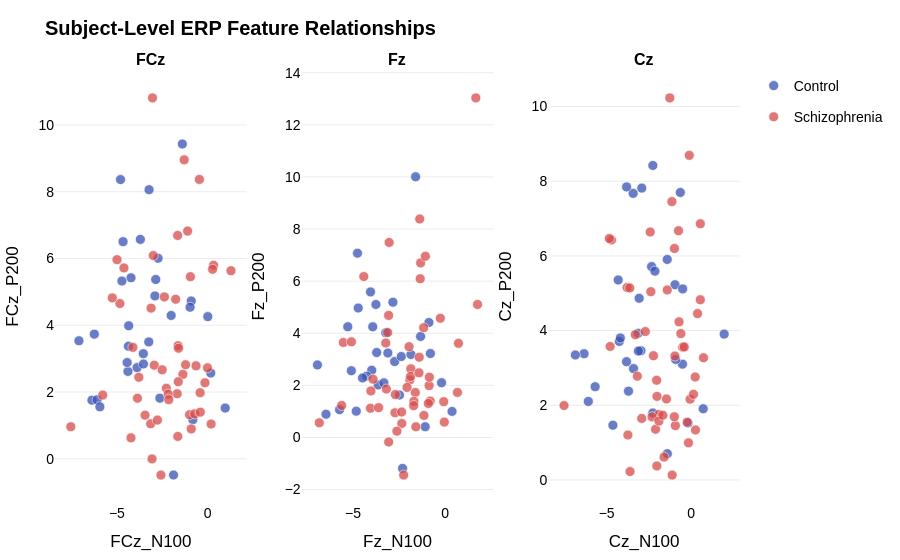

Notebook cell for this chart:
### Markdown cell above
### **Interpretation**

This plot compares the **mean ERP amplitudes** (N100 and P200) across key frontocentral electrodes for control and schizophrenia groups, with error bars indicating variability.

Overall, the mean values for both groups are very close across all features, with only small differences in amplitude. For N100 (negative component), schizophrenia patients tend to show slightly less negative values (closer to zero), while for P200 (positive component), the differences between groups are minimal.

However, the large error bars indicate high variability within both groups, and the strong overlap suggests that these features alone do not clearly separate the two classes. 

This implies that individual ERP amplitudes may have limited discriminative power on their own and should be combined with other features (such as suppression effects or engineered features) for better classification performance.

`Definition:`

- ERP amplitude = how strong the brain’s response is at a specific moment in time

### Code cell
# Reuse eda_plot_pdf and label_order from earlier cells

relationship_specs = [
   ("FCz_N100_avg", "FCz_P200_avg", "FCz"),
    ("Fz_N100_avg", "Fz_P200_avg", "Fz"),
    ("Cz_N100_avg", "Cz_P200_avg", "Cz"),
]

valid_specs = [
    (x_col, y_col, title)
    for x_col, y_col, title in relationship_specs
    if x_col in eda_plot_pdf.columns and y_col in eda_plot_pdf.columns
]

subject_rel_pdf = (
    eda_plot_pdf[
        ["subject", "label_name"] +
        sorted({c for x_col, y_col, _ in valid_specs for c in (x_col, y_col)})
    ]
    .groupby(["subject", "label_name"], as_index=False)
    .mean(numeric_only=True)
)

fig = make_subplots(
    rows=1,
    cols=len(valid_specs),
    subplot_titles=[title for _, _, title in valid_specs],
    horizontal_spacing=0.08,
)

for col_idx, (x_col, y_col, _) in enumerate(valid_specs, start=1):
    pair_pdf = subject_rel_pdf[[x_col, y_col, "label_name"]].dropna()

    for label_name in label_order:
        label_pdf = pair_pdf[pair_pdf["label_name"] == label_name]

        fig.add_trace(
            go.Scatter(
                x=label_pdf[x_col],
                y=label_pdf[y_col],
                mode="markers",
                name=label_name,
                legendgroup=label_name,
                showlegend=(col_idx == 1),
                marker=dict(
                    color=CLASS_COLOR_MAP[label_name],
                    size=10,
                    opacity=0.75,
                    line=dict(color="white", width=0.7),
                ),
                hovertemplate=(
                    f"{x_col}: %{{x:.2f}}<br>"
                    f"{y_col}: %{{y:.2f}}"
                    f"<extra>{label_name}</extra>"
                ),
            ),
            row=1,
            col=col_idx,
        )

fig = apply_layout(fig, "Subject-Level ERP Feature Relationships", None, None)

fig.for_each_annotation(
    lambda a: a.update(text=f"<b>{a.text}</b>", font=dict(color="black"))
)

for i, (x_col, y_col, _) in enumerate(valid_specs, start=1):
    fig.update_xaxes(title_text=x_col.replace("_avg", ""), row=1, col=i, color="black")
    fig.update_yaxes(title_text=y_col.replace("_avg", ""), row=1, col=i, color="black")

fig.show()

### Figure 1 — Plotly figure (JSON) as saved in the notebook; plotly's stock layout.template omitted (floating-point values rounded to 4 significant figures)
{"data": [{"hovertemplate": "FCz_N100_avg: %{x:.2f}<br>FCz_P200_avg: %{y:.2f}<extra>Control</extra>", "legendgroup": "Control", "marker": {"color": "#3852B4", "line": {"color": "white", "width": 0.7}, "opacity": 0.75, "size": 10}, "mode": "markers", "name": "Control", "showlegend": true, "type": "scatter", "x": [-3.709, -2.633, -4.351, -4.225, -3.891, -3.246, -2.734, -2.904, -0.8182, -1.396, -6.376, -6.092, -3.538, -7.094, -6.245, -4.663, -3.546, -4.367, -4.801, -4.392, -5.939, -3.229, -2.013, -1.883, -4.725, 0.965, -0.9066, 0.0054, -4.437, 0.1684, -0.9714, -2.863], "xaxis": "x", "y": [6.571, 1.817, 3.985, 5.421, 2.732, 3.501, 6.007, 4.879, 1.174, 9.43, 1.757, 1.767, 2.842, 3.535, 3.734, 6.505, 3.15, 3.371, 8.363, 2.618, 1.556, 8.061, 4.294, -0.4855, 5.324, 1.52, 4.727, 4.259, 2.883, 2.57, 4.54, 5.37], "yaxis": "y"}, {"hovertemplate": "FCz_N100_avg: %{x:.2f}<br>FCz_P200_avg: %{y:.2f}<extra>Schizophrenia</extra>", "legendgroup": "Schizophrenia", "marker": {"color": "#D84B4B", "line": {"color": "white", "width": 0.7}, "opacity": 0.75, "size": 10}, "mode": "markers", "name": "Schizophrenia", "showlegend": true, "type": "scatter", "x": [-1.367, -3.867, -3.141, -1.219, -0.1512, -0.4573, -0.9982, -5.782, 0.3213, -3.067, 0.1874, -0.7158, -0.4059, -4.837, -0.9058, -5.252, -4.994, -1.765, -1.654, -1.647, -1.107, -4.613, -1.682, -7.539, -1.294, -2.946, -3.794, -1.632, 1.281, -3.039, -3.451, -2.279, -0.01193, -2.997, 0.2687, -2.769, -1.622, -1.607, -2.577, -2.176, -2.508, -0.4156, -3.118, -4.226, -0.9525, -2.387, -4.121, -2.142, -0.6417], "xaxis": "x", "y": [2.53, 1.815, 1.049, 2.818, 2.278, 8.368, 1.322, 1.908, 5.795, -0.001713, 1.042, 1.346, 1.398, 4.651, 0.8958, 4.82, 5.965, 4.779, 6.689, 0.6702, 6.82, 5.718, 1.949, 0.9611, 8.955, 2.804, 2.442, 3.388, 5.634, 10.81, 1.307, 2.114, 2.724, 6.088, 5.676, 1.159, 2.309, 3.31, -0.4876, 1.936, 2.665, 1.98, 4.513, 0.6275, 5.455, 4.85, 3.338, 1.773, 2.785], "yaxis": "y"}, {"hovertemplate": "Fz_N100_avg: %{x:.2f}<br>Fz_P200_avg: %{y:.2f}<extra>Control</extra>", "legendgroup": "Control", "marker": {"color": "#3852B4", "line": {"color": "white", "width": 0.7}, "opacity": 0.75, "size": 10}, "mode": "markers", "name": "Control", "showlegend": false, "type": "scatter", "x": [-3.758, -2.478, -3.715, -4.718, -3.637, -2.742, -2.835, -3.109, -1.085, -1.604, -6.465, -4.822, -3.324, -6.929, -5.09, -5.284, -2.381, -3.984, -4.757, -4.26, -5.728, -4.05, -1.855, -2.31, -3.929, 0.3728, -1.333, -0.8007, -4.485, -0.1956, -0.8841, -3.221], "xaxis": "x2", "y": [5.104, 1.627, 3.259, 4.967, 2.017, 2.913, 5.192, 3.242, 0.4129, 10.01, 0.8917, 1.009, 2.095, 2.784, 2.561, 4.25, 3.106, 2.579, 7.074, 2.353, 1.067, 5.587, 3.183, -1.188, 4.247, 0.9993, 3.876, 3.222, 2.283, 2.102, 4.41, 4.021], "yaxis": "y2"}, {"hovertemplate": "Fz_N100_avg: %{x:.2f}<br>Fz_P200_avg: %{y:.2f}<extra>Schizophrenia</extra>", "legendgroup": "Schizophrenia", "marker": {"color": "#D84B4B", "line": {"color": "white", "width": 0.7}, "opacity": 0.75, "size": 10}, "mode": "markers", "name": "Schizophrenia", "showlegend": false, "type": "scatter", "x": [-0.8716, -4.054, -2.724, -1.622, -0.8115, 1.663, -0.9134, -5.615, -1.407, -3.065, -0.04682, -0.07802, 0.6657, -5.523, -1.154, -5.086, -4.414, -1.958, -1.331, -1.589, -1.355, -1.074, -1.697, -6.829, -1.382, -3.192, -3.915, -1.915, 1.757, -3.039, -3.61, -2.704, 0.721, -3.068, -0.2619, -2.354, -1.709, -1.861, -2.253, -2.07, -1.877, -0.8582, -3.117, -2.617, -1.166, -3.221, -4.029, -2.361, -1.422], "xaxis": "x2", "y": [1.99, 1.12, 0.9467, 1.727, 1.395, 13.03, 1.304, 1.228, 3.079, -0.1752, 0.5895, 1.374, 1.728, 3.644, 0.8458, 3.671, 6.176, 3.485, 6.7, 0.408, 6.091, 6.956, 1.387, 0.5628, 8.387, 1.858, 2.237, 2.206, 5.105, 7.485, 1.144, 1.644, 3.612, 4.685, 4.577, 0.5367, 1.221, 2.633, -1.445, 1.919, 2.342, 2.314, 4.028, 0.2427, 4.214, 3.625, 1.787, 0.9773, 2.48], "yaxis": "y2"}, {"hovertemplate": "Cz_N100_avg: %{x:.2f}<br>Cz_P200_avg: %{y:.2f}<extra>Control</extra>", "legendgroup": "Control", "marker": {"color": "#3852B4", "line": {"color": "white", "width": 0.7}, "opacity": 0.75, "size": 10}, "mode": "markers", "name": "Control", "showlegend": false, "type": "scatter", "x": [-3.43, -2.264, -4.253, -3.074, -3.408, -3.133, -2.337, -2.14, -0.1772, -0.635, -6.088, -5.683, -2.969, -6.34, -6.856, -2.919, -3.12, -4.189, -3.819, -3.705, -4.631, -2.263, -0.9491, -1.405, -4.318, 0.7213, -0.4956, -0.5064, -3.821, 1.963, -0.9108, -1.41], "xaxis": "x3", "y": [7.676, 1.792, 3.709, 4.864, 2.982, 3.93, 5.714, 5.592, 1.524, 7.699, 2.103, 2.497, 3.461, 3.381, 3.346, 7.816, 3.451, 3.804, 7.848, 2.378, 1.466, 8.424, 5.229, 0.7017, 5.356, 1.906, 5.116, 3.101, 3.167, 3.906, 3.226, 5.906], "yaxis": "y3"}, {"hovertemplate": "Cz_N100_avg: %{x:.2f}<br>Cz_P200_avg: %{y:.2f}<extra>Schizophrenia</extra>", "legendgroup": "Schizophrenia", "marker": {"color": "#D84B4B", "line": {"color": "white", "width": 0.7}, "opacity": 0.75, "size": 10}, "mode": "markers", "name": "Schizophrenia", "showlegend": false, "type": "scatter", "x": [-1.455, -2.922, -3.615, -0.4917, 0.7383, -0.9833, -0.9297, -4.793, 0.5516, -2.026, 0.2644, -0.9899, -0.05465, -3.791, -1.12, -3.631, -4.714, -1.409, -1.133, -1.599, -0.7407, -4.843, -0.4008, -7.526, -0.1041, -2.038, -3.183, -0.7119, 0.3866, -1.259, -1.909, -2.017, 0.1459, -2.418, 0.5517, -2.311, -0.9542, -0.603, -2.103, -1.904, -2.227, -0.2251, -2.709, -3.743, -0.1517, -2.381, -3.303, -1.667, 0.2468], "xaxis": "x3", "y": [2.169, 1.647, 0.2243, 3.555, 3.273, 6.198, 1.455, 3.575, 4.826, 0.3744, 1.338, 1.691, 2.163, 5.154, 0.1295, 5.142, 6.427, 5.088, 7.455, 0.612, 6.675, 6.466, 3.564, 1.992, 8.694, 2.668, 2.779, 4.234, 4.455, 10.23, 1.753, 2.237, 2.294, 6.641, 6.863, 1.689, 3.319, 3.92, 1.357, 1.576, 3.327, 1.548, 3.974, 1.204, 0.9935, 5.043, 3.891, 1.734, 2.756], "yaxis": "y3"}], "layout": {"annotations": [{"font": {"color": "black", "size": 16}, "showarrow": false, "text": "<b>FCz</b>", "x": 0.14, "xanchor": "center", "xref": "paper", "y": 1, "yanchor": "bottom", "yref": "paper"}, {"font": {"color": "black", "size": 16}, "showarrow": false, "text": "<b>Fz</b>", "x": 0.5, "xanchor": "center", "xref": "paper", "y": 1, "yanchor": "bottom", "yref": "paper"}, {"font": {"color": "black", "size": 16}, "showarrow": false, "text": "<b>Cz</b>", "x": 0.86, "xanchor": "center", "xref": "paper", "y": 1, "yanchor": "bottom", "yref": "paper"}], "font": {"color": "black", "family": "Arial", "size": 14}, "legend": {"title": {"text": ""}}, "margin": {"b": 40, "l": 40, "r": 40, "t": 70}, "paper_bgcolor": "white", "plot_bgcolor": "white", "title": {"font": {"color": "black"}, "text": "<b>Subject-Level ERP Feature Relationships</b>", "x": 0.05, "xanchor": "left"}, "xaxis": {"anchor": "y", "color": "black", "domain": [0, 0.28], "showgrid": false, "title": {"text": "FCz_N100"}, "zeroline": false}, "xaxis2": {"anchor": "y2", "color": "black", "domain": [0.36, 0.64], "showgrid": false, "title": {"text": "Fz_N100"}, "zeroline": false}, "xaxis3": {"anchor": "y3", "color": "black", "domain": [0.72, 1], "showgrid": false, "title": {"text": "Cz_N100"}, "zeroline": false}, "yaxis": {"anchor": "x", "color": "black", "domain": [0, 1], "gridcolor": "rgba(0,0,0,0.08)", "showgrid": true, "title": {"text": "FCz_P200"}, "zeroline": false}, "yaxis2": {"anchor": "x2", "color": "black", "domain": [0, 1], "gridcolor": "rgba(0,0,0,0.08)", "showgrid": true, "title": {"text": "Fz_P200"}, "zeroline": false}, "yaxis3": {"anchor": "x3", "color": "black", "domain": [0, 1], "gridcolor": "rgba(0,0,0,0.08)", "showgrid": true, "title": {"text": "Cz_P200"}, "zeroline": false}}}
